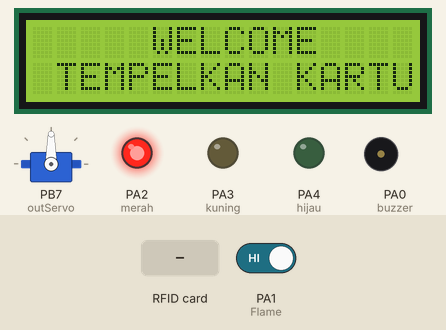
Simulated run of this sketch. Board: STM32 Blue Pill. On the bench: 16×2 character LCD, servo, output pins drawn as LEDs (lit = HIGH), buzzer (waves = sounding, pin HIGH). Inputs (shaded band) come from the test bench; at power-on: PA1 (Flame) HIGH. What the sketch prints to the serial monitor is not drawn.

Above: at 3.3 s.
3.4 s: RFID card 5E 7A 19 C4 held to the reader
At 4.1 s:
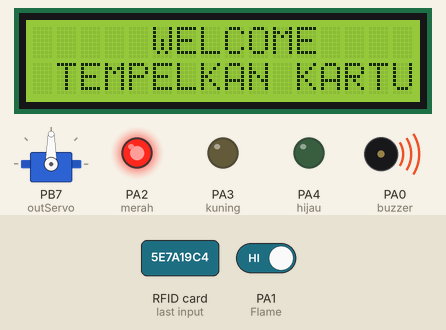
At 6.2 s:
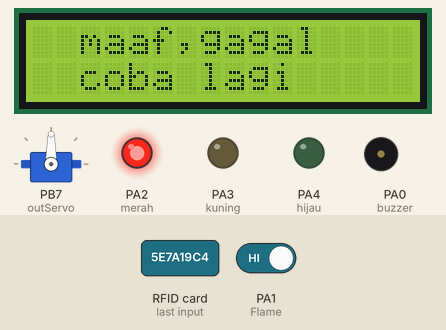
Timing chart, 0 to 7.7 s (numbered marks = the images above; inputs shaded):
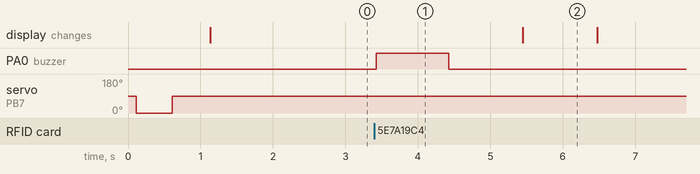

The sketch:

parkirbaru-utiSTM32.ino
```cpp
// library
#include<SPI.h>
#include<MFRC522.h>
#include<LiquidCrystal_I2C.h>
#include<Servo.h>

//inisialisasi
LiquidCrystal_I2C lcd(0x27,16,2);
String uidString;
#define SS_PIN PB1
#define RST_PIN PB0
MFRC522 mfrc522(SS_PIN,RST_PIN);
int outServo=PB7;
Servo myservo;
int merah=PA2;
int kuning=PA3;
int hijau=PA4;
int Flame=PA1;
int buzzer=PA0;
int kunci=0;

void setup() {
  Serial.begin(9600);
  pinMode(merah,OUTPUT);
  pinMode(kuning,OUTPUT);
  pinMode(hijau,OUTPUT);
  pinMode(buzzer,OUTPUT);
  SPI.begin();
  mfrc522.PCD_Init(); //initiate MFRC522
  lcd.begin();
  myservo.attach(outServo);
  Serial.println("WELCOME");
  Serial.println("TEMPELKAN KARTU");
  myservo.write(0);
  delay(500);
  myservo.write(90);
  delay(500);
  digitalWrite(merah,HIGH);
  lcd.clear();
  lcd.setCursor(5,0);lcd.print("WELCOME");
  lcd.setCursor(1,1);lcd.print("TEMPELKAN KARTU");
  delay(1000);
}

void bunyibuzzerOk(){
  digitalWrite(buzzer,HIGH);
  delay(100);
  digitalWrite(buzzer,LOW);
  delay(100);
}

void bunyibuzzergagal(){
  digitalWrite(buzzer,HIGH);
  delay(1000);
  digitalWrite(buzzer,LOW);
  delay(1000);
}

void loop() {
  //bacadata
  int bacaFlame=digitalRead(Flame);
  Serial.print("Flame   :");
  Serial.print(bacaFlame);
  Serial.println();
  //logika
  if(mfrc522.PICC_IsNewCardPresent()&& kunci==0) {
      readRFID();
      Serial.print("Tag UID; ");
      Serial.println(uidString);

    if(uidString=="c7-9d-88-4a"){    // logika 1 kartu berhasil
        bunyibuzzerOk();
        kunci=1;
        Serial.println("Berhasil");
        lcd.clear();
        lcd.setCursor(5,0);lcd.print("BERHASIL");
        delay(500);
        digitalWrite(merah,LOW);
        delay(250);
        lcd.clear();
        lcd.setCursor(1,0); lcd.print("SILAHKAN MASUK");
        delay(1000);
        lcd.clear();
        lcd.setCursor(1,0); lcd.print("PALANG DI BUKA");
        delay(500);
        digitalWrite(hijau,HIGH);
        myservo.write(0);
        delay(500);
        }
        else{  // logika 2 kartu gagal
          bunyibuzzergagal();
          Serial.println("maaf,GAGAL");
          digitalWrite(merah,HIGH);
          lcd.clear();
          lcd.setCursor(2,0); lcd.print("maaf,gagal");
          lcd.setCursor(2,1);lcd.print("coba lagi");
          delay(1000);
          Serial.println("WELCOME");
          Serial.println("TEMPELKAN KARTU");
          lcd.clear();
          lcd.setCursor(5,0);lcd.print("WELCOME");
          lcd.setCursor(1,1);lcd.print("TEMPELKAN KARTU");
          delay(1000);
        }
      }
        if(bacaFlame==0 && kunci==1){ //logika 3 ketika pengendara sudah lewat
          digitalWrite(hijau,LOW);
          digitalWrite(merah,HIGH);
          delay(1000);
          kunci=0;
          Serial.println("palang di tutup");
          delay(1000);
          lcd.clear();
          lcd.setCursor(1,0); lcd.print("PALANG DI TUTUP");
          delay(1000);
          myservo.write(90);
          delay(1000);
          Serial.println("WELCOME");
          Serial.println("TEMPELKAN KARTU");
          lcd.clear();
          lcd.setCursor(5,0);lcd.print("WELCOME");
          lcd.setCursor(1,1);lcd.print("TEMPELKAN KARTU");
          delay(1000);
          }
         }
         void readRFID(){
          mfrc522.PICC_ReadCardSerial();
          //sound the buzzer when a card is read
          //bunyibuzzeroke();
          //pembatas bisa di ubah sesuai keinginan,disini yang digunakan "-"
          uidString=String(mfrc522.uid.uidByte[0],HEX)+"-"+
          String(mfrc522.uid.uidByte[1], HEX) +"-"+
          String(mfrc522.uid.uidByte[2],HEX) +"-"+
          String(mfrc522.uid.uidByte[3],HEX);
        }
```

Measured:
- after the input at 3.4 s, PA0 (buzzer): LOW → HIGH at once, → LOW 1.0 s later
- what the display in image 2 shows lasts 1.1 s, from 5.4 s to 6.5 s
